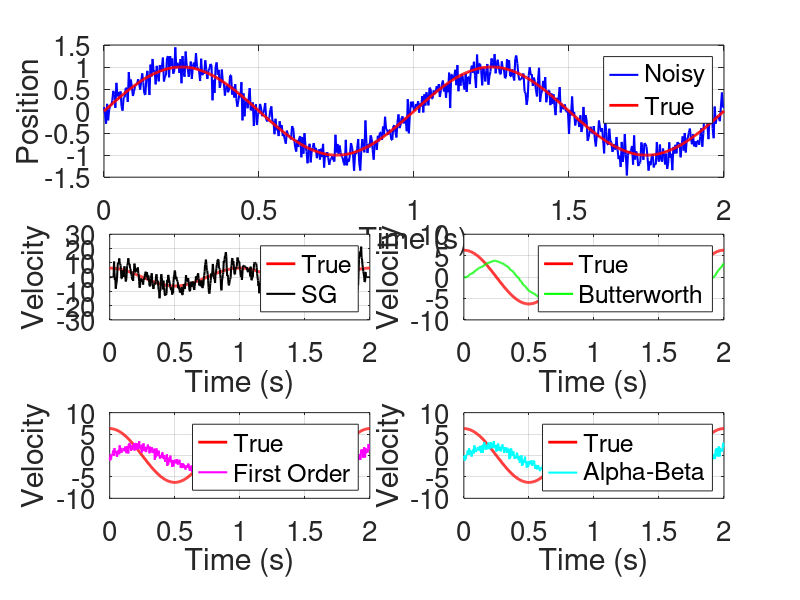

The MATLAB source for this figure:
clear; close all; clc;
% Define simulation parameters
fs = 300;             % Sampling rate in Hz
T = 1/fs;             % Sampling period (seconds)
t = 0:T:2;            % Time vector from 0 to 2 seconds
f = 1;                % Frequency of the sine wave in Hz

% Generate the true position signal as a sine wave and its derivative (true velocity)
pos_true = sin(2*pi*f*t);               % True position signal (sine wave)
vel_true = 2*pi*f*cos(2*pi*f*t);          % True velocity (analytical derivative of sine)

% Add white Gaussian noise to simulate measurement noise
noise_amplitude = 0.2;                   
pos_noisy = pos_true + noise_amplitude*randn(size(t));  % Noisy position signal

% -------------------------------------------------------------------------
% Manual Savitzky-Golay Derivative Estimation (using local polynomial fitting)
% This algorithm performs a local polynomial fit over a sliding window
% and uses the first-order coefficient as an estimate of the derivative.
order = 3;             % Order of the polynomial (3rd order)
framelen = 21;         % Frame length (number of points in the sliding window; must be odd)
half_window = (framelen-1)/2;  % Number of points on each side of the center point
vel_sg = zeros(size(pos_noisy));  % Preallocate array for estimated velocity

for n = half_window+1 : length(pos_noisy)-half_window
    % Create a window of time values centered at zero for polynomial fitting.
    % Multiply by T to convert index differences to time differences.
    x_window = ((-half_window:half_window)*T)'; 
    
    % Extract the segment of the noisy signal corresponding to the current window.
    y_window = pos_noisy(n-half_window:n+half_window)';
    
    % Construct the design (Vandermonde) matrix for a 3rd order polynomial:
    % The columns represent 1, x, x^2, and x^3.
    A = [ones(framelen,1), x_window, x_window.^2, x_window.^3];
    
    % Solve the least squares problem A*a = y_window to obtain polynomial coefficients.
    % The solution vector "a" contains the coefficients [a0; a1; a2; a3].
    a = A\y_window;  
    
    % The derivative at the center of the window (x=0) is the first derivative,
    % which is simply the coefficient a(2).
    vel_sg(n) = a(2);  
end

% -------------------------------------------------------------------------
% Manual implementation of a 2nd order Butterworth Low-Pass Filter using the bilinear transform
% This section converts an analog Butterworth filter to a digital filter.
% The filter is applied in a causal (forward-only) manner, which is suitable
% for real-time processing where new data arrives sample-by-sample.

% Set the desired cutoff frequency (in Hz) for the Butterworth filter.
cutoff = 1.5;                     

% Pre-warp the cutoff frequency using the tangent function to compensate
% for the non-linear frequency mapping introduced by the bilinear transform.
K = tan(pi*cutoff/fs);

% Compute the normalization factor. This factor normalizes the filter coefficients
% so that the digital filter's gain at DC is unity.
norm_factor = 1 + sqrt(2)*K + K^2;

% Calculate the numerator coefficients (b coefficients) for the filter.
% These coefficients originate from the analog Butterworth transfer function.
b0 = K^2 / norm_factor;  % Coefficient for the current input sample.
b1 = 2*b0;               % Coefficient for the previous input sample (2*b0).
b2 = b0;                 % Coefficient for the input sample before the previous one (same as b0).

% Calculate the denominator coefficients (a coefficients) for the filter.
% In the difference equation, a0 is normalized to 1.
a1 = 2*(K^2 - 1) / norm_factor;    % Coefficient for the first previous output sample.
a2 = (1 - sqrt(2)*K + K^2) / norm_factor;  % Coefficient for the second previous output sample.

% Pre-allocate the output vector for the filtered signal.
pos_butter = zeros(size(pos_noisy));

% Apply the digital Butterworth filter in a causal manner.
% For each sample, use the current and past input values and past output values.
for n = 1:length(pos_noisy)
    if n == 1
        % For the very first sample, there are no previous inputs or outputs.
        pos_butter(n) = b0*pos_noisy(n);
    elseif n == 2
        % For the second sample, only one previous input and one previous output are available.
        pos_butter(n) = b0*pos_noisy(n) + b1*pos_noisy(n-1) - a1*pos_butter(n-1);
    else
        % For subsequent samples, use the current sample, the two previous inputs,
        % and the two previous outputs.
        pos_butter(n) = b0*pos_noisy(n) + b1*pos_noisy(n-1) + b2*pos_noisy(n-2) ...
                        - a1*pos_butter(n-1) - a2*pos_butter(n-2);
    end
end

% Compute the derivative (velocity) from the filtered position signal using finite difference.
vel_butter = diff(pos_butter) / T;
% Append the last value to keep the velocity vector the same length as the input.
vel_butter = [vel_butter, vel_butter(end)];

% -------------------------------------------------------------------------
% Manual First Order Filter Implementation (RC Low-Pass Filter)
% This filter mimics a simple RC circuit where the output is computed as a weighted
% combination of the current input and the previous output.
cutoff = 0.5;           % Set a new cutoff frequency for the first order filter (in Hz)
RC = 1/(2*pi*cutoff);   % Calculate the RC time constant from the cutoff frequency
alpha_RC = T/(RC+T);    % Compute the filter coefficient (alpha), which determines the
                        % weight of the current input relative to the previous output.
pos_first = zeros(size(pos_noisy));  % Preallocate the filtered output vector.

for n = 1:length(pos_noisy)
    if n == 1
        % For the first sample, simply initialize with the first noisy measurement.
        pos_first(n) = pos_noisy(n);
    else
        % For subsequent samples, compute the filtered output as:
        % pos_first(n) = (alpha_RC * current input) + ((1 - alpha_RC) * previous output)
        pos_first(n) = alpha_RC*pos_noisy(n) + (1-alpha_RC)*pos_first(n-1);
    end
end

% Compute the velocity from the first order filtered signal using finite difference.
vel_first = diff(pos_first)/T;
vel_first = [vel_first, vel_first(end)];

% -------------------------------------------------------------------------
% Manual Alpha-Beta Filter Implementation
% The alpha-beta filter is a simple predictive filter that estimates both position and velocity.
% It uses a prediction step (based on the previous state) and a correction step (based on the new measurement).
alpha_ab = 0.85;  % Gain factor for the position correction
beta_ab = 0.01;  % Gain factor for the velocity correction

xhat = zeros(size(pos_noisy));  % Estimated (filtered) position
vhat = zeros(size(pos_noisy));  % Estimated velocity

% Initialize the filter with the first measurement and assume an initial velocity of zero.
xhat(1) = pos_noisy(1);
vhat(1) = 0;

for k = 2:length(pos_noisy)
    % Prediction step:
    % Predict the new position using the previous position and velocity.
    xhat_pred = xhat(k-1) + T*vhat(k-1);
    
    % Compute the residual (difference) between the actual measurement and the predicted position.
    residual = pos_noisy(k) - xhat_pred;
    
    % Correction step:
    % Update the position estimate by adding a fraction (alpha_ab) of the residual.
    xhat(k) = xhat_pred + alpha_ab*residual;
    
    % Update the velocity estimate by adding a term proportional to the residual.
    % The factor beta_ab/T adjusts the correction based on the time step.
    vhat(k) = vhat(k-1) + (beta_ab/T)*residual;
end

% -------------------------------------------------------------------------
% Plotting the results in a 1600x1600 pixels figure with 3 rows and 2 columns of subplots.
% The first subplot (spanning the entire first row) shows the position signals,
% and the remaining four subplots show the velocity estimates from different filtering algorithms.

figure('Position',[100,100,1600,1600],'Color','w');

% Plot the position signal (spanning the first row across two subplot spaces).
subplot(3,2,[1,2])
plot(t, pos_noisy, 'b', 'LineWidth', 1.5); hold on;
plot(t, pos_true, 'r', 'LineWidth', 2);
xlabel('Time (s)', 'FontSize',20);
ylabel('Position', 'FontSize',20);
legend('Noisy','True','FontSize',20);
set(gca,'FontSize',20);
grid on;

% Plot the velocity estimated by the Savitzky-Golay filter.
subplot(3,2,3)
plot(t, vel_true, 'r', 'LineWidth', 2); hold on;
plot(t, vel_sg, 'k', 'LineWidth', 1.5);
xlabel('Time (s)', 'FontSize',20);
ylabel('Velocity', 'FontSize',20);
legend('True','SG','FontSize',20);
set(gca,'FontSize',20);
grid on;

% Plot the velocity estimated by the Butterworth filter.
subplot(3,2,4)
plot(t, vel_true, 'r', 'LineWidth', 2); hold on;
plot(t, vel_butter, 'g', 'LineWidth', 1.5);
xlabel('Time (s)', 'FontSize',20);
ylabel('Velocity', 'FontSize',20);
legend('True','Butterworth','FontSize',20);
set(gca,'FontSize',20);
grid on;

% Plot the velocity estimated by the First Order filter.
subplot(3,2,5)
plot(t, vel_true, 'r', 'LineWidth', 2); hold on;
plot(t, vel_first, 'm', 'LineWidth', 1.5);
xlabel('Time (s)', 'FontSize',20);
ylabel('Velocity', 'FontSize',20);
legend('True','First Order','FontSize',20);
set(gca,'FontSize',20);
grid on;

% Plot the velocity estimated by the Alpha-Beta filter.
subplot(3,2,6)
plot(t, vel_true, 'r', 'LineWidth', 2); hold on;
plot(t, vhat, 'c', 'LineWidth', 1.5);
xlabel('Time (s)', 'FontSize',20);
ylabel('Velocity', 'FontSize',20);
legend('True','Alpha-Beta','FontSize',20);
set(gca,'FontSize',20);
grid on;